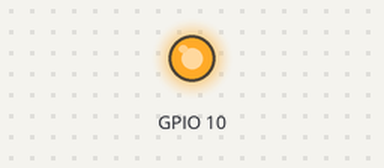
Recording of a program running on a simulated Raspberry Pi (BCM pin numbers). Parts: output pins drawn as LEDs (lit = HIGH).

Above: at 0.1 s.
Timing chart, 0 to 1.6 s (numbered marks = the images above):
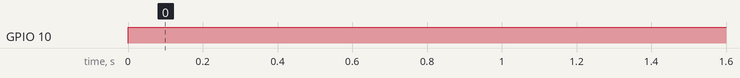

The program:

blinker.py
```python
import RPi.GPIO as GPIO
import time

# Use GPIO pin
GPIO.setmode(GPIO.BCM) #BOARD -> BCM BOARD didn't work
# Set LED pin as output
GPIO.setup(10, GPIO.OUT)
# try this block of code
try:
    while 1:
        GPIO.output(10, GPIO.HIGH)
        time.sleep(0.25)
# Press ctrl + c to stop
except KeyboardInterrupt:
    GPIO.cleanup()
```

Measured:
- by itself, GPIO 10: LOW → HIGH at 0.00 s
